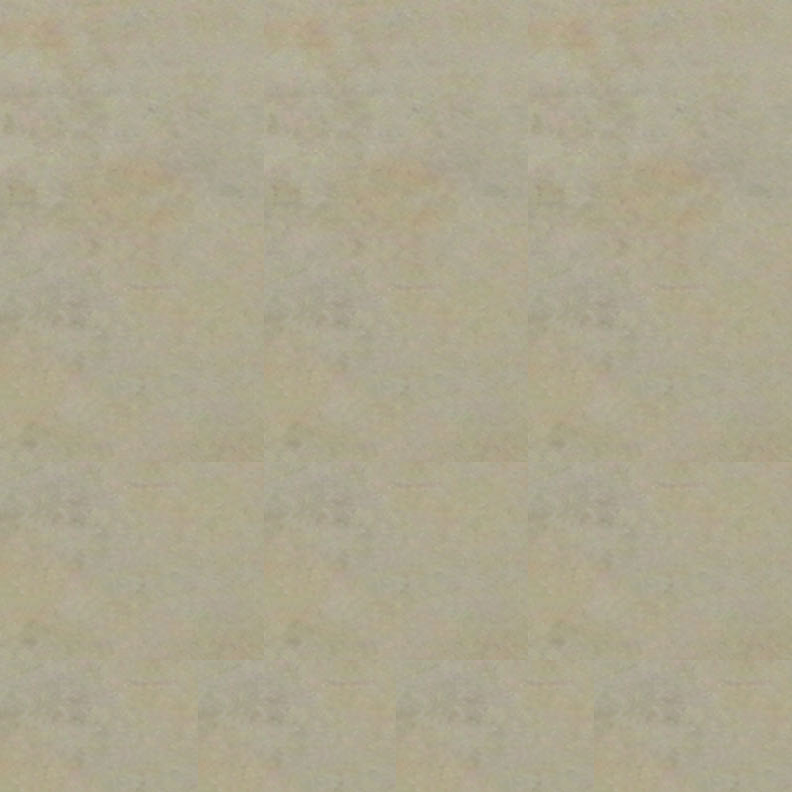

A 2D game scene composited from a Tiled map and its tileset images. What follows is a short description and the map's XML, with every tile layer's data as written:
An orthogonal 12x12 tile map with 66x66 px tiles, 1 tile layer (Rutelag 1).

<map version="1.2" tiledversion="1.2.2" orientation="orthogonal" renderorder="right-down" width="12" height="12" tilewidth="66" tileheight="66" infinite="0" nextlayerid="2" nextobjectid="1">
 <tileset firstgid="1" name="tile" tilewidth="66" tileheight="66" tilecount="1548" columns="43">
  <image source="tile.JPG" width="2855" height="2389" />
 </tileset>
 <layer id="1" name="Rutelag 1" width="12" height="12">
  <data encoding="csv">
1,2,3,4,1,2,3,4,1,2,3,4,
44,45,46,47,44,45,46,47,44,45,46,47,
87,88,89,90,87,88,89,90,87,88,89,90,
130,131,132,133,130,131,132,133,130,131,132,133,
173,174,175,176,173,174,175,176,173,174,175,176,
216,217,218,219,216,217,218,219,216,217,218,219,
259,260,261,262,259,260,261,262,259,260,261,262,
173,174,175,176,173,174,175,176,173,174,175,176,
216,217,218,219,216,217,218,219,216,217,218,219,
259,260,261,262,259,260,261,262,259,260,261,262,
173,174,175,173,174,175,173,174,175,173,174,175,
216,217,218,216,217,218,216,217,218,216,217,218
</data>
 </layer>
</map>
